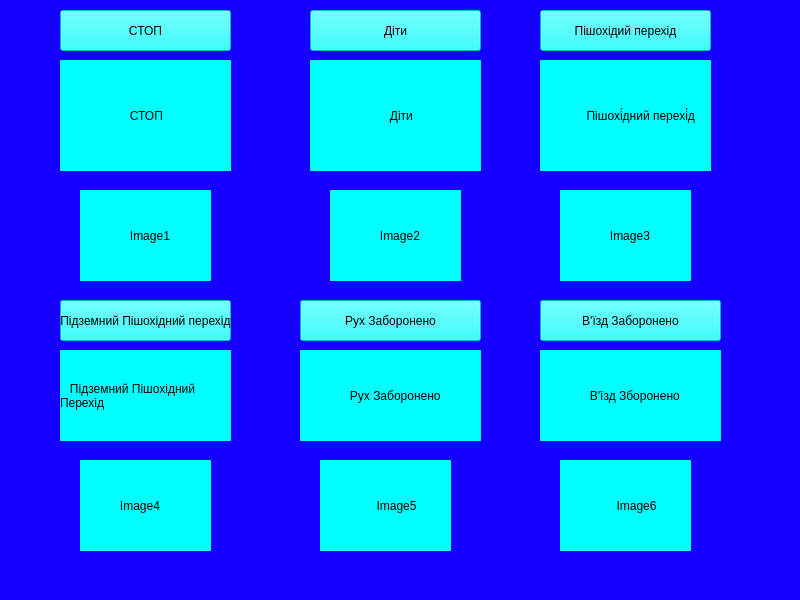
<?xml version="1.0" encoding="UTF-8"?>
<ui version="4.0">
 <class>MainWindow</class>
 <widget class="QMainWindow" name="MainWindow">
  <property name="geometry">
   <rect>
    <x>0</x>
    <y>0</y>
    <width>800</width>
    <height>600</height>
   </rect>
  </property>
  <property name="windowTitle">
   <string>MainWindow</string>
  </property>
  <property name="styleSheet">
   <string notr="true">background-color: rgb(21, 0, 255);</string>
  </property>
  <widget class="QWidget" name="centralwidget">
   <widget class="QPushButton" name="pushButton">
    <property name="geometry">
     <rect>
      <x>60</x>
      <y>10</y>
      <width>171</width>
      <height>41</height>
     </rect>
    </property>
    <property name="styleSheet">
     <string notr="true">background-color:rgb(0, 255, 255)</string>
    </property>
    <property name="text">
     <string>СТОП</string>
    </property>
    <property name="icon">
     <iconset theme="STOP_sign">
      <normaloff>.</normaloff>.</iconset>
    </property>
   </widget>
   <widget class="QLabel" name="label">
    <property name="geometry">
     <rect>
      <x>60</x>
      <y>60</y>
      <width>171</width>
      <height>111</height>
     </rect>
    </property>
    <property name="layoutDirection">
     <enum>Qt::LeftToRight</enum>
    </property>
    <property name="styleSheet">
     <string notr="true">background-color:rgb(0, 255, 255);</string>
    </property>
    <property name="text">
     <string>                     СТОП</string>
    </property>
    <property name="scaledContents">
     <bool>false</bool>
    </property>
    <property name="wordWrap">
     <bool>true</bool>
    </property>
   </widget>
   <widget class="QPushButton" name="pushButton_4">
    <property name="geometry">
     <rect>
      <x>540</x>
      <y>300</y>
      <width>181</width>
      <height>41</height>
     </rect>
    </property>
    <property name="styleSheet">
     <string notr="true">background-color:rgb(0, 255, 255)</string>
    </property>
    <property name="text">
     <string>В'їзд Заборонено</string>
    </property>
   </widget>
   <widget class="QLabel" name="label_6">
    <property name="geometry">
     <rect>
      <x>540</x>
      <y>350</y>
      <width>181</width>
      <height>91</height>
     </rect>
    </property>
    <property name="styleSheet">
     <string notr="true">background-color:rgb(0, 255, 255)</string>
    </property>
    <property name="text">
     <string>               В'їзд Зборонено</string>
    </property>
    <property name="scaledContents">
     <bool>false</bool>
    </property>
    <property name="wordWrap">
     <bool>true</bool>
    </property>
   </widget>
   <widget class="QLabel" name="label_7">
    <property name="geometry">
     <rect>
      <x>80</x>
      <y>190</y>
      <width>131</width>
      <height>91</height>
     </rect>
    </property>
    <property name="styleSheet">
     <string notr="true">background-color:rgb(0, 255, 255)</string>
    </property>
    <property name="text">
     <string>               Image1</string>
    </property>
   </widget>
   <widget class="QLabel" name="label_2">
    <property name="geometry">
     <rect>
      <x>310</x>
      <y>60</y>
      <width>171</width>
      <height>111</height>
     </rect>
    </property>
    <property name="styleSheet">
     <string notr="true">background-color:rgb(0, 255, 255)</string>
    </property>
    <property name="text">
     <string>                        Діти</string>
    </property>
    <property name="scaledContents">
     <bool>false</bool>
    </property>
    <property name="wordWrap">
     <bool>true</bool>
    </property>
   </widget>
   <widget class="QPushButton" name="pushButton_2">
    <property name="geometry">
     <rect>
      <x>310</x>
      <y>10</y>
      <width>171</width>
      <height>41</height>
     </rect>
    </property>
    <property name="styleSheet">
     <string notr="true">background-color:rgb(0, 255, 255)</string>
    </property>
    <property name="text">
     <string>Діти</string>
    </property>
    <property name="icon">
     <iconset theme="STOP_sign">
      <normaloff>../../../../Program Files (x86)/Qt Designer</normaloff>../../../../Program Files (x86)/Qt Designer</iconset>
    </property>
   </widget>
   <widget class="QLabel" name="label_3">
    <property name="geometry">
     <rect>
      <x>540</x>
      <y>60</y>
      <width>171</width>
      <height>111</height>
     </rect>
    </property>
    <property name="styleSheet">
     <string notr="true">background-color:rgb(0, 255, 255)</string>
    </property>
    <property name="text">
     <string>              Пішохі́дний перехі́д</string>
    </property>
    <property name="scaledContents">
     <bool>false</bool>
    </property>
    <property name="wordWrap">
     <bool>true</bool>
    </property>
   </widget>
   <widget class="QPushButton" name="pushButton_3">
    <property name="geometry">
     <rect>
      <x>540</x>
      <y>10</y>
      <width>171</width>
      <height>41</height>
     </rect>
    </property>
    <property name="styleSheet">
     <string notr="true">background-color:rgb(0, 255, 255)</string>
    </property>
    <property name="text">
     <string>Пішохідий перехід</string>
    </property>
    <property name="icon">
     <iconset theme="STOP_sign">
      <normaloff>../../../../Program Files (x86)/Qt Designer</normaloff>../../../../Program Files (x86)/Qt Designer</iconset>
    </property>
   </widget>
   <widget class="QLabel" name="label_10">
    <property name="geometry">
     <rect>
      <x>80</x>
      <y>460</y>
      <width>131</width>
      <height>91</height>
     </rect>
    </property>
    <property name="styleSheet">
     <string notr="true">background-color:rgb(0, 255, 255)</string>
    </property>
    <property name="text">
     <string>            Image4</string>
    </property>
   </widget>
   <widget class="QLabel" name="label_4">
    <property name="geometry">
     <rect>
      <x>60</x>
      <y>350</y>
      <width>171</width>
      <height>91</height>
     </rect>
    </property>
    <property name="styleSheet">
     <string notr="true">background-color:rgb(0, 255, 255)</string>
    </property>
    <property name="text">
     <string>   Підземний Пішохідний Перехід</string>
    </property>
    <property name="scaledContents">
     <bool>false</bool>
    </property>
    <property name="wordWrap">
     <bool>true</bool>
    </property>
   </widget>
   <widget class="QPushButton" name="pushButton_6">
    <property name="geometry">
     <rect>
      <x>60</x>
      <y>300</y>
      <width>171</width>
      <height>41</height>
     </rect>
    </property>
    <property name="styleSheet">
     <string notr="true">background-color:rgb(0, 255, 255)</string>
    </property>
    <property name="text">
     <string>Підземний Пішохідний перехід</string>
    </property>
    <property name="icon">
     <iconset theme="STOP_sign">
      <normaloff>../../../../Program Files (x86)/Qt Designer</normaloff>../../../../Program Files (x86)/Qt Designer</iconset>
    </property>
   </widget>
   <widget class="QLabel" name="label_11">
    <property name="geometry">
     <rect>
      <x>320</x>
      <y>460</y>
      <width>131</width>
      <height>91</height>
     </rect>
    </property>
    <property name="styleSheet">
     <string notr="true">background-color:rgb(0, 255, 255)</string>
    </property>
    <property name="text">
     <string>                 Image5</string>
    </property>
   </widget>
   <widget class="QLabel" name="label_5">
    <property name="geometry">
     <rect>
      <x>300</x>
      <y>350</y>
      <width>181</width>
      <height>91</height>
     </rect>
    </property>
    <property name="styleSheet">
     <string notr="true">background-color:rgb(0, 255, 255)</string>
    </property>
    <property name="text">
     <string>               Рух Заборонено</string>
    </property>
    <property name="scaledContents">
     <bool>false</bool>
    </property>
    <property name="wordWrap">
     <bool>true</bool>
    </property>
   </widget>
   <widget class="QPushButton" name="pushButton_7">
    <property name="geometry">
     <rect>
      <x>300</x>
      <y>300</y>
      <width>181</width>
      <height>41</height>
     </rect>
    </property>
    <property name="styleSheet">
     <string notr="true">background-color:rgb(0, 255, 255)</string>
    </property>
    <property name="text">
     <string>Рух Заборонено</string>
    </property>
    <property name="icon">
     <iconset theme="STOP_sign">
      <normaloff>../../../../Program Files (x86)/Qt Designer</normaloff>../../../../Program Files (x86)/Qt Designer</iconset>
    </property>
   </widget>
   <widget class="QLabel" name="label_12">
    <property name="geometry">
     <rect>
      <x>560</x>
      <y>460</y>
      <width>131</width>
      <height>91</height>
     </rect>
    </property>
    <property name="styleSheet">
     <string notr="true">background-color:rgb(0, 255, 255)</string>
    </property>
    <property name="text">
     <string>                 Image6</string>
    </property>
   </widget>
   <widget class="QLabel" name="label_8">
    <property name="geometry">
     <rect>
      <x>330</x>
      <y>190</y>
      <width>131</width>
      <height>91</height>
     </rect>
    </property>
    <property name="styleSheet">
     <string notr="true">background-color:rgb(0, 255, 255)</string>
    </property>
    <property name="text">
     <string>               Image2</string>
    </property>
   </widget>
   <widget class="QLabel" name="label_9">
    <property name="geometry">
     <rect>
      <x>560</x>
      <y>190</y>
      <width>131</width>
      <height>91</height>
     </rect>
    </property>
    <property name="styleSheet">
     <string notr="true">background-color:rgb(0, 255, 255)</string>
    </property>
    <property name="text">
     <string>               Image3</string>
    </property>
   </widget>
  </widget>
  <widget class="QMenuBar" name="menubar">
   <property name="geometry">
    <rect>
     <x>0</x>
     <y>0</y>
     <width>800</width>
     <height>21</height>
    </rect>
   </property>
  </widget>
  <widget class="QStatusBar" name="statusbar"/>
 </widget>
 <resources/>
 <connections/>
</ui>
